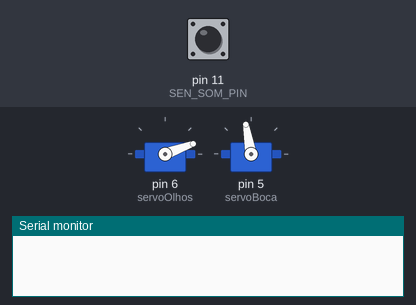
This sketch was run on a simulated Arduino Uno, built with avr-gcc and run on an emulated ATmega328P. Parts: 2 × servo, the last lines printed to the serial monitor. The inputs (shaded band) are chosen by the test bench; at power-on: pin 11 (SEN_SOM_PIN) LOW. Random numbers use the default seed unless the sketch sets one.

Above: at 2.9 s.
3.0 s: pin 11 (SEN_SOM_PIN) pulsed HIGH 2 times (0.12 s each, 0.3 s apart)
At 4.78 s:
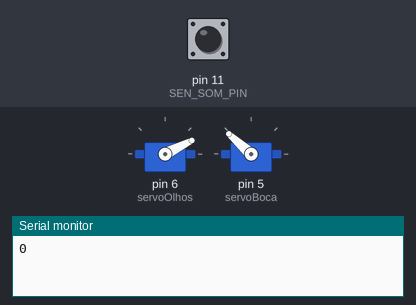
At 5.67 s:
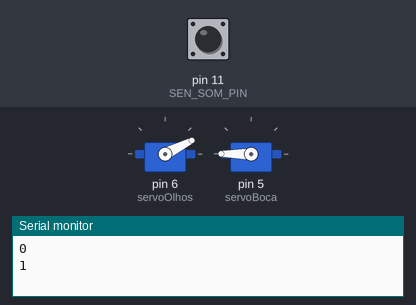
Timing chart, 0 to 30.1 s (numbered marks = the images above; inputs shaded):
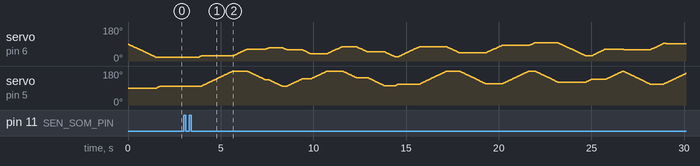

The sketch:

arduino-robo-servo-motor.ino
```cpp
#include <VarSpeedServo.h>
#include <stdlib.h>

// create servo objects
VarSpeedServo servoOlhos;
int ANG_MAX_MIN_OLHOS[] = {20, 80};

VarSpeedServo servoBoca;
int ANG_MAX_MIN_BOCA[] = {100, 140};

// velocidade dos movimentos
#define VEL_MOVIMENTO 30

#define SEN_SOM_PIN 11

// Essas variáveis definem alguns parâmetros do programa e auxiliam na detecção e contagem das palmas.
int delayfinal = 100;      // Valor representa um tempo em milissegundos, esse tempo é aguardado pelo programa para que se inicie novamente o loop.
int duracaoPalma = 200;    // Valor representa um tempo em milissegundos, é o tempo que dura o som de uma palma, precisa ser calibrado entre 100 e 250.
int intervaloPalmas = 500; // Valor representa um tempo em milissegundos, é o intervalo máximo permitido entre uma sequência de palmas.
int quantidadePalmas = 0;  // Quantidade de palmas registradas.
long momentoPalma = 0;     // Marcador usado para a detecção das palmas, será utilizado junto com a função millis.
long esperaPalmas = 0;     // Marcador usado para contagem dos intervalos de tempo, será utilizado junto com a função millis.

bool emMovimentacao = false;

void setup()
{
    setandoPinos();
    Serial.begin(9600);
}

void loop()
{
    if (!emMovimentacao)
        escutarPalmas();
}

void setandoPinos()
{
    // setando pino para servo e definindo grau min e máximo (pino, angulo minimo, angulo maximo)
    servoOlhos.attach(6, ANG_MAX_MIN_OLHOS[0], ANG_MAX_MIN_OLHOS[1]);
    servoBoca.attach(5, ANG_MAX_MIN_BOCA[0], ANG_MAX_MIN_BOCA[1]);

    posicionarAnguloInicioServo();

    pinMode(SEN_SOM_PIN, INPUT);
}

void escutarPalmas()
{
    // Faz a leitura digital do sensor de som, quando este sensor detecta som ele desliga a porta de entrada, mudando seu estado para LOW e quando não detecta mantem em HIGH.
    int leituraSom = digitalRead(SEN_SOM_PIN);

    // Ações quando o sensor detectar som, ou seja, entrar em LOW.
    if (leituraSom == HIGH)
    {
        // Marca o momento da palma, soma a quantidade de palmas e aguarda um intervalo para não marcar a mesma palma mais de uma vez.
        if (momentoPalma == 0)
        {
            momentoPalma = esperaPalmas = millis();
            quantidadePalmas = quantidadePalmas + 1;
        }
        else if ((millis() - momentoPalma) >= duracaoPalma)
        {
            momentoPalma = 0;
        }
    }

    // Verifica se nenhuma palma mais pode ser dada
    if (((millis() - esperaPalmas) > intervaloPalmas) && (quantidadePalmas != 0))
    {
        if (quantidadePalmas == 2)
        {

            movimentarOlhosBoca();
        }

        delay(delayfinal);    // Tempo de espera para continuar o programa, esse tempo é importante para evitar efeitos de possiveis detecções truncadas de ecos e reverberações no som.
        quantidadePalmas = 0; // Retoma a condição inicial da quantidade de palmas.
    }
}

void movimentarOlhosBoca()
{
    // define como verdadeiro para impedir que o ruído do motor do servo
    // invoque o método novamente

    emMovimentacao = true;

    for (size_t i = 0; i < 50; i++)
    {
        Serial.println(i);
        /*  (angulo, velocidade, aguarda movimento completo para ir proxima instrucao) */
        servoOlhos.write(gerarNumeroRandomico(ANG_MAX_MIN_OLHOS), VEL_MOVIMENTO, true);
        servoBoca.write(gerarNumeroRandomico(ANG_MAX_MIN_BOCA), VEL_MOVIMENTO, true);
    };

    posicionarAnguloInicioServo();
    delay(2000);
    emMovimentacao = false;
}

void posicionarAnguloInicioServo()
{
    // posição de inicio do angulo do servo motor
    servoOlhos.write(ANG_MAX_MIN_OLHOS[0], VEL_MOVIMENTO, true);
    servoBoca.write(ANG_MAX_MIN_BOCA[0], VEL_MOVIMENTO, true);
}

int gerarNumeroRandomico(int vetorMinMax[])
{
    return rand() % vetorMinMax[1] + vetorMinMax[0];
}
```
